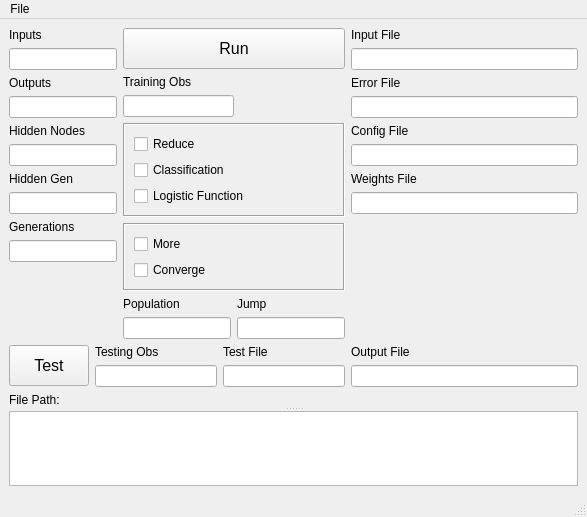
<?xml version="1.0" encoding="UTF-8"?>
<ui version="4.0">
 <class>MainWindow</class>
 <widget class="QMainWindow" name="MainWindow">
  <property name="geometry">
   <rect>
    <x>0</x>
    <y>0</y>
    <width>587</width>
    <height>517</height>
   </rect>
  </property>
  <property name="windowTitle">
   <string>MainWindow</string>
  </property>
  <widget class="QWidget" name="centralwidget">
   <layout class="QGridLayout" name="gridLayout_3">
    <item row="0" column="0">
     <widget class="QSplitter" name="splitter">
      <property name="orientation">
       <enum>Qt::Vertical</enum>
      </property>
      <widget class="QWidget" name="gridLayoutWidget">
       <layout class="QGridLayout" name="top_splitter_panel">
        <item row="0" column="0">
         <layout class="QHBoxLayout" name="top_layout">
          <item>
           <layout class="QVBoxLayout" name="top_left_layout">
            <item>
             <layout class="QHBoxLayout" name="main_layout">
              <item>
               <layout class="QVBoxLayout" name="hyperparametes_layout">
                <item>
                 <layout class="QVBoxLayout" name="inputs_layout">
                  <item>
                   <widget class="QLabel" name="inputs_label">
                    <property name="frameShape">
                     <enum>QFrame::NoFrame</enum>
                    </property>
                    <property name="text">
                     <string>Inputs</string>
                    </property>
                   </widget>
                  </item>
                  <item>
                   <widget class="QLineEdit" name="inputs_line_edit"/>
                  </item>
                 </layout>
                </item>
                <item>
                 <layout class="QVBoxLayout" name="outputs_layout">
                  <item>
                   <widget class="QLabel" name="outputs_label">
                    <property name="frameShape">
                     <enum>QFrame::NoFrame</enum>
                    </property>
                    <property name="text">
                     <string>Outputs</string>
                    </property>
                   </widget>
                  </item>
                  <item>
                   <widget class="QLineEdit" name="outputs_line_edit"/>
                  </item>
                 </layout>
                </item>
                <item>
                 <layout class="QVBoxLayout" name="hidden_nodes_layout">
                  <item>
                   <widget class="QLabel" name="hidden_nodes_label">
                    <property name="frameShape">
                     <enum>QFrame::NoFrame</enum>
                    </property>
                    <property name="text">
                     <string>Hidden Nodes</string>
                    </property>
                   </widget>
                  </item>
                  <item>
                   <widget class="QLineEdit" name="hidden_nodes_line_edit"/>
                  </item>
                 </layout>
                </item>
                <item>
                 <layout class="QVBoxLayout" name="hidden_gen_layout">
                  <item>
                   <widget class="QLabel" name="hidden_gen_label">
                    <property name="frameShape">
                     <enum>QFrame::NoFrame</enum>
                    </property>
                    <property name="text">
                     <string>Hidden Gen</string>
                    </property>
                   </widget>
                  </item>
                  <item>
                   <widget class="QLineEdit" name="hidden_gen_line_edit"/>
                  </item>
                 </layout>
                </item>
                <item>
                 <layout class="QVBoxLayout" name="generations_layout">
                  <item>
                   <widget class="QLabel" name="generations_label">
                    <property name="frameShape">
                     <enum>QFrame::NoFrame</enum>
                    </property>
                    <property name="text">
                     <string>Generations</string>
                    </property>
                   </widget>
                  </item>
                  <item>
                   <widget class="QLineEdit" name="generations_line_edit"/>
                  </item>
                  <item>
                   <spacer name="verticalSpacer_2">
                    <property name="orientation">
                     <enum>Qt::Vertical</enum>
                    </property>
                    <property name="sizeHint" stdset="0">
                     <size>
                      <width>20</width>
                      <height>5</height>
                     </size>
                    </property>
                   </spacer>
                  </item>
                 </layout>
                </item>
               </layout>
              </item>
              <item>
               <layout class="QVBoxLayout" name="top_center_layout">
                <item>
                 <widget class="QPushButton" name="run_button">
                  <property name="sizePolicy">
                   <sizepolicy hsizetype="Minimum" vsizetype="Fixed">
                    <horstretch>0</horstretch>
                    <verstretch>0</verstretch>
                   </sizepolicy>
                  </property>
                  <property name="minimumSize">
                   <size>
                    <width>0</width>
                    <height>41</height>
                   </size>
                  </property>
                  <property name="font">
                   <font>
                    <pointsize>12</pointsize>
                   </font>
                  </property>
                  <property name="text">
                   <string>Run</string>
                  </property>
                 </widget>
                </item>
                <item>
                 <widget class="QLabel" name="training_obs_label">
                  <property name="frameShape">
                   <enum>QFrame::NoFrame</enum>
                  </property>
                  <property name="text">
                   <string>Training Obs</string>
                  </property>
                 </widget>
                </item>
                <item>
                 <layout class="QHBoxLayout" name="horizontalLayout">
                  <item>
                   <widget class="QLineEdit" name="training_obs_line_edit"/>
                  </item>
                  <item>
                   <spacer name="horizontalSpacer">
                    <property name="orientation">
                     <enum>Qt::Horizontal</enum>
                    </property>
                    <property name="sizeHint" stdset="0">
                     <size>
                      <width>40</width>
                      <height>20</height>
                     </size>
                    </property>
                   </spacer>
                  </item>
                 </layout>
                </item>
                <item>
                 <widget class="QFrame" name="main_checkbox_layout">
                  <property name="frameShape">
                   <enum>QFrame::Box</enum>
                  </property>
                  <property name="frameShadow">
                   <enum>QFrame::Sunken</enum>
                  </property>
                  <layout class="QVBoxLayout" name="verticalLayout_5">
                   <item>
                    <widget class="QCheckBox" name="reduce_checkbox">
                     <property name="text">
                      <string>Reduce</string>
                     </property>
                    </widget>
                   </item>
                   <item>
                    <widget class="QCheckBox" name="classification_checkbox">
                     <property name="text">
                      <string>Classification</string>
                     </property>
                    </widget>
                   </item>
                   <item>
                    <widget class="QCheckBox" name="logistic_function_checkbox">
                     <property name="text">
                      <string>Logistic Function</string>
                     </property>
                    </widget>
                   </item>
                  </layout>
                 </widget>
                </item>
                <item>
                 <widget class="QFrame" name="aux_checkbox_layout">
                  <property name="frameShape">
                   <enum>QFrame::Box</enum>
                  </property>
                  <property name="frameShadow">
                   <enum>QFrame::Sunken</enum>
                  </property>
                  <layout class="QVBoxLayout" name="verticalLayout_6">
                   <item>
                    <widget class="QCheckBox" name="more_checkbox">
                     <property name="text">
                      <string>More</string>
                     </property>
                    </widget>
                   </item>
                   <item>
                    <widget class="QCheckBox" name="converge_checkbox">
                     <property name="text">
                      <string>Converge</string>
                     </property>
                    </widget>
                   </item>
                  </layout>
                 </widget>
                </item>
                <item>
                 <layout class="QHBoxLayout" name="ga_layout">
                  <item>
                   <layout class="QVBoxLayout" name="population_layout">
                    <item>
                     <widget class="QLabel" name="population_label">
                      <property name="frameShape">
                       <enum>QFrame::NoFrame</enum>
                      </property>
                      <property name="text">
                       <string>Population</string>
                      </property>
                     </widget>
                    </item>
                    <item>
                     <widget class="QLineEdit" name="population_line_edit">
                      <property name="maximumSize">
                       <size>
                        <width>16777215</width>
                        <height>16777215</height>
                       </size>
                      </property>
                     </widget>
                    </item>
                   </layout>
                  </item>
                  <item>
                   <layout class="QVBoxLayout" name="jump_layout">
                    <item>
                     <widget class="QLabel" name="jump_label">
                      <property name="frameShape">
                       <enum>QFrame::NoFrame</enum>
                      </property>
                      <property name="text">
                       <string>Jump</string>
                      </property>
                     </widget>
                    </item>
                    <item>
                     <widget class="QLineEdit" name="jump_line_edit">
                      <property name="maximumSize">
                       <size>
                        <width>16777215</width>
                        <height>16777215</height>
                       </size>
                      </property>
                     </widget>
                    </item>
                   </layout>
                  </item>
                 </layout>
                </item>
                <item>
                 <spacer name="verticalSpacer_3">
                  <property name="orientation">
                   <enum>Qt::Vertical</enum>
                  </property>
                  <property name="sizeHint" stdset="0">
                   <size>
                    <width>20</width>
                    <height>5</height>
                   </size>
                  </property>
                 </spacer>
                </item>
               </layout>
              </item>
             </layout>
            </item>
            <item>
             <layout class="QHBoxLayout" name="test_layout">
              <item>
               <widget class="QPushButton" name="test_button">
                <property name="sizePolicy">
                 <sizepolicy hsizetype="Minimum" vsizetype="Fixed">
                  <horstretch>0</horstretch>
                  <verstretch>0</verstretch>
                 </sizepolicy>
                </property>
                <property name="minimumSize">
                 <size>
                  <width>0</width>
                  <height>41</height>
                 </size>
                </property>
                <property name="font">
                 <font>
                  <pointsize>12</pointsize>
                 </font>
                </property>
                <property name="text">
                 <string>Test</string>
                </property>
               </widget>
              </item>
              <item>
               <layout class="QVBoxLayout" name="testing_obs_layout">
                <item>
                 <widget class="QLabel" name="testing_obs_label">
                  <property name="frameShape">
                   <enum>QFrame::NoFrame</enum>
                  </property>
                  <property name="text">
                   <string>Testing Obs</string>
                  </property>
                 </widget>
                </item>
                <item>
                 <widget class="QLineEdit" name="testing_obs_line_edit"/>
                </item>
               </layout>
              </item>
              <item>
               <layout class="QVBoxLayout" name="test_file_layout">
                <item>
                 <widget class="QLabel" name="testing_file_label">
                  <property name="frameShape">
                   <enum>QFrame::NoFrame</enum>
                  </property>
                  <property name="text">
                   <string>Test File</string>
                  </property>
                 </widget>
                </item>
                <item>
                 <widget class="QLineEdit" name="test_file_line_edit"/>
                </item>
               </layout>
              </item>
             </layout>
            </item>
           </layout>
          </item>
          <item>
           <layout class="QVBoxLayout" name="files_layout">
            <item>
             <layout class="QVBoxLayout" name="input_file_layout">
              <item>
               <widget class="QLabel" name="input_file_label">
                <property name="frameShape">
                 <enum>QFrame::NoFrame</enum>
                </property>
                <property name="text">
                 <string>Input File</string>
                </property>
               </widget>
              </item>
              <item>
               <widget class="QLineEdit" name="input_file_line_edit"/>
              </item>
             </layout>
            </item>
            <item>
             <layout class="QVBoxLayout" name="error_file_layout">
              <item>
               <widget class="QLabel" name="error_file_label">
                <property name="frameShape">
                 <enum>QFrame::NoFrame</enum>
                </property>
                <property name="text">
                 <string>Error File</string>
                </property>
               </widget>
              </item>
              <item>
               <widget class="QLineEdit" name="error_file_line_edit"/>
              </item>
             </layout>
            </item>
            <item>
             <layout class="QVBoxLayout" name="config_file_layout">
              <item>
               <widget class="QLabel" name="config_file_label">
                <property name="frameShape">
                 <enum>QFrame::NoFrame</enum>
                </property>
                <property name="text">
                 <string>Config File</string>
                </property>
               </widget>
              </item>
              <item>
               <widget class="QLineEdit" name="config_file_line_edit"/>
              </item>
             </layout>
            </item>
            <item>
             <layout class="QVBoxLayout" name="weights_file_layout">
              <item>
               <widget class="QLabel" name="weights_file_label">
                <property name="frameShape">
                 <enum>QFrame::NoFrame</enum>
                </property>
                <property name="text">
                 <string>Weights File</string>
                </property>
               </widget>
              </item>
              <item>
               <widget class="QLineEdit" name="weights_file_line_edit"/>
              </item>
             </layout>
            </item>
            <item>
             <spacer name="verticalSpacer">
              <property name="orientation">
               <enum>Qt::Vertical</enum>
              </property>
              <property name="sizeHint" stdset="0">
               <size>
                <width>20</width>
                <height>5</height>
               </size>
              </property>
             </spacer>
            </item>
            <item>
             <layout class="QVBoxLayout" name="output_file_layout">
              <item>
               <widget class="QLabel" name="output_file_label">
                <property name="frameShape">
                 <enum>QFrame::NoFrame</enum>
                </property>
                <property name="text">
                 <string>Output File</string>
                </property>
               </widget>
              </item>
              <item>
               <widget class="QLineEdit" name="output_file_line_edit"/>
              </item>
             </layout>
            </item>
           </layout>
          </item>
         </layout>
        </item>
        <item row="1" column="0">
         <widget class="QLabel" name="filepath_label">
          <property name="text">
           <string>File Path:</string>
          </property>
         </widget>
        </item>
       </layout>
      </widget>
      <widget class="QWidget" name="gridLayoutWidget_2">
       <layout class="QGridLayout" name="bottom_splitter_panel">
        <item row="0" column="0">
         <widget class="QTextBrowser" name="output_browser"/>
        </item>
       </layout>
      </widget>
     </widget>
    </item>
   </layout>
  </widget>
  <widget class="QMenuBar" name="menubar">
   <property name="geometry">
    <rect>
     <x>0</x>
     <y>0</y>
     <width>587</width>
     <height>21</height>
    </rect>
   </property>
   <widget class="QMenu" name="menuFile">
    <property name="title">
     <string>File</string>
    </property>
    <addaction name="actionOpen"/>
   </widget>
   <addaction name="menuFile"/>
  </widget>
  <widget class="QStatusBar" name="statusbar"/>
  <action name="actionOpen">
   <property name="text">
    <string>Open</string>
   </property>
  </action>
 </widget>
 <resources/>
 <connections/>
</ui>
